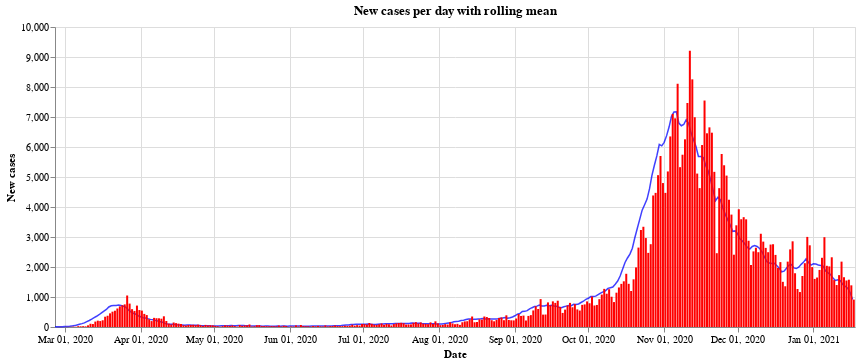

Here is the notebook cell this chart was saved with:
### Code cell
#collapse
bars = alt.Chart(all_austria).mark_bar(
    color='red',
    opacity=1,
    size=2
).encode(
    x=alt.X("yearmonthdate(Time):T", axis=alt.Axis(title='Date')),
    y=alt.Y("AnzahlFaelle:Q", axis=alt.Axis(title='New cases')),
)

line = alt.Chart(all_austria).mark_line(
    color='blue',
    opacity=0.75,
    size=1.5,
).transform_window(
    rolling_mean='mean(AnzahlFaelle)',
    frame=[0, 7]
).encode(x='yearmonthdate(Time):T',
         y='rolling_mean:Q'
         ).properties(title='New cases per day with rolling mean', width=800)

alt.layer(line, bars, data=all_austria)

### Figure 1 — Vega-Lite specification as saved in the notebook (floating-point values rounded to 4 significant figures; data arrays with more than 128 entries replaced by an {"elided": "..."} marker saying what was removed)
{"config": {"view": {"continuousWidth": 400, "continuousHeight": 300}}, "layer": [{"mark": {"type": "line", "color": "blue", "opacity": 0.75, "size": 1.5}, "encoding": {"x": {"type": "temporal", "field": "Time", "timeUnit": "yearmonthdate"}, "y": {"type": "quantitative", "field": "rolling_mean"}}, "title": "New cases per day with rolling mean", "transform": [{"window": [{"op": "mean", "field": "AnzahlFaelle", "as": "rolling_mean"}], "frame": [0, 7]}], "width": 800}, {"mark": {"type": "bar", "color": "red", "opacity": 1, "size": 2}, "encoding": {"x": {"type": "temporal", "axis": {"title": "Date"}, "field": "Time", "timeUnit": "yearmonthdate"}, "y": {"type": "quantitative", "axis": {"title": "New cases"}, "field": "AnzahlFaelle"}}}], "data": {"name": "data-e28b1dab26355627a0b2aff3a7a473e5"}, "$schema": "https://vega.github.io/schema/vega-lite/v4.8.1.json", "datasets": {"data-e28b1dab26355627a0b2aff3a7a473e5": {"elided": "327 records"}}}
